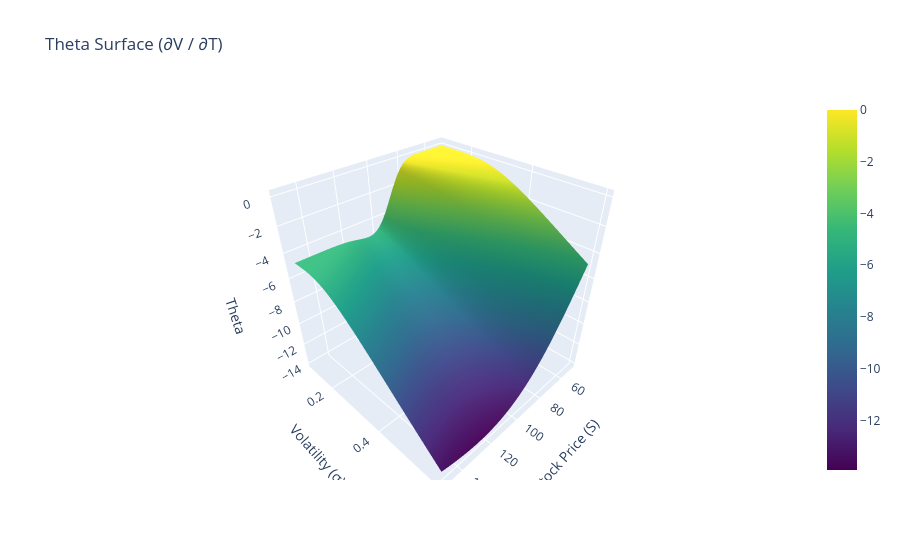

Write notebook code for a chart like this one.
### Markdown cell above
# Volatility and Option Prices — Key Idea

* Higher volatility (σ) means a wider range of possible outcomes.
* Options benefit from uncertainty because they have limited downside and unlimited upside.
* Therefore, when volatility increases, option prices increase (Vega > 0).

## Important Clarification

* High volatility does not mean stock prices fall.
* Low volatility does not mean stock prices rise.
* Volatility measures the size of potential moves, not the direction.

## Gamma Reminder

* Delta = how much option price changes when stock price changes.
* Gamma = how much Delta changes with respect to stock price.
* Gamma measures the curvature of the option price.

High Gamma = Delta fluctuates rapidly when stock moves. Low Gamma = Delta changes slowly.

## Big Intuition

Volatility = uncertainty
Uncertainty + convex payoff = more valuable option

And Gamma tells us how sensitive that slope (Delta) is to stock price movement.

### Code cell
# Recompute d2
d2 = d1 - sigma_grid * np.sqrt(T)

theta = (
    - (S_grid * norm.pdf(d1) * sigma_grid) / (2 * np.sqrt(T))
    - r * K * np.exp(-r * T) * norm.cdf(d2)
)

fig_theta = go.Figure(data=[go.Surface(
    x=S_grid,
    y=sigma_grid,
    z=theta,
    colorscale="Viridis"
)])

fig_theta.update_layout(
    title="Theta Surface (∂V / ∂T)",
    scene=dict(
        xaxis_title="Stock Price (S)",
        yaxis_title="Volatility (σ)",
        zaxis_title="Theta"
    )
)

fig_theta.show()

### Figure 1 — Plotly figure (JSON) as saved in the notebook; plotly's stock layout.template omitted (floating-point values rounded to 4 significant figures; data arrays with more than 128 entries replaced by an {"elided": "..."} marker saying what was removed)
{"data": [{"colorscale": [[0, "#440154"], [0.1111, "#482878"], [0.2222, "#3e4989"], [0.3333, "#31688e"], [0.4444, "#26828e"], [0.5556, "#1f9e89"], [0.6667, "#35b779"], [0.7778, "#6ece58"], [0.8889, "#b5de2b"], [1, "#fde725"]], "type": "surface", "x": {"elided": "100x100 float values"}, "y": {"elided": "100x100 float values"}, "z": {"elided": "100x100 float values"}}], "layout": {"scene": {"xaxis": {"title": {"text": "Stock Price (S)"}}, "yaxis": {"title": {"text": "Volatility (σ)"}}, "zaxis": {"title": {"text": "Theta"}}}, "title": {"text": "Theta Surface (∂V / ∂T)"}}}
